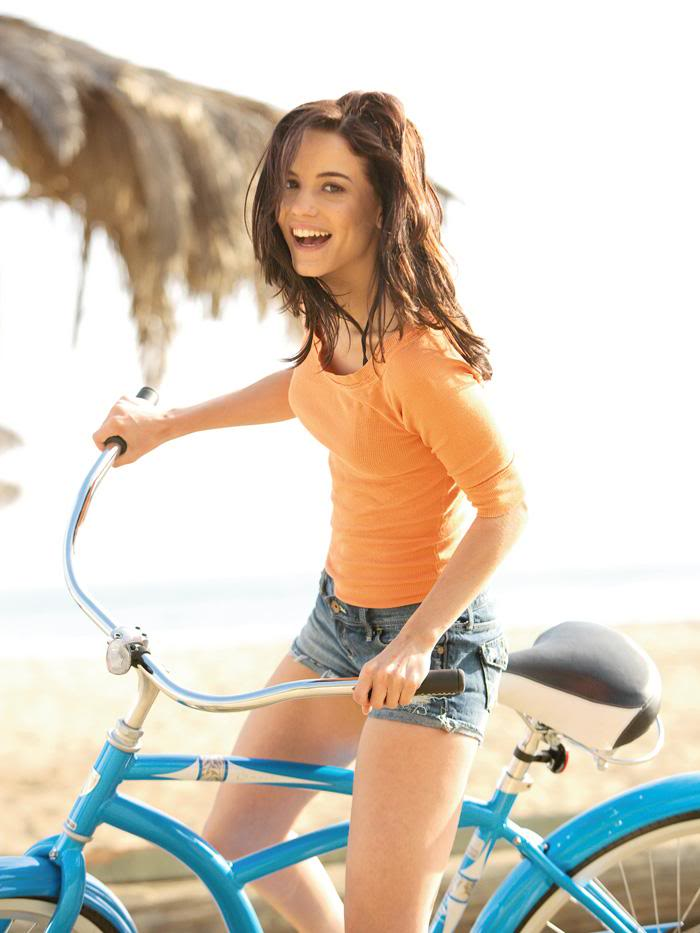
%> input picture img/bike.jpg, 700 x 933 px
$ octave --eval "result = Harris(imread('img/bike.jpg'));"   (GNU Octave 9; MATLAB toolbox functions it lacks are replaced by stand-ins)
%> lines starting %> are read from the running program, lines starting %| are printed output that depends on the picture
### PrepImage.m
function [ img_g ] = PrepImage( img )
%PrepImage Helper Function to convert to gray double image
%%% Julian Anthony Brackins   %%%
%%% CSC 514 - Computer Vision %%%
%%% Project 1                 %%%

    %img = imresize( img, 0.8 );
    img_g = rgb2gray( img );
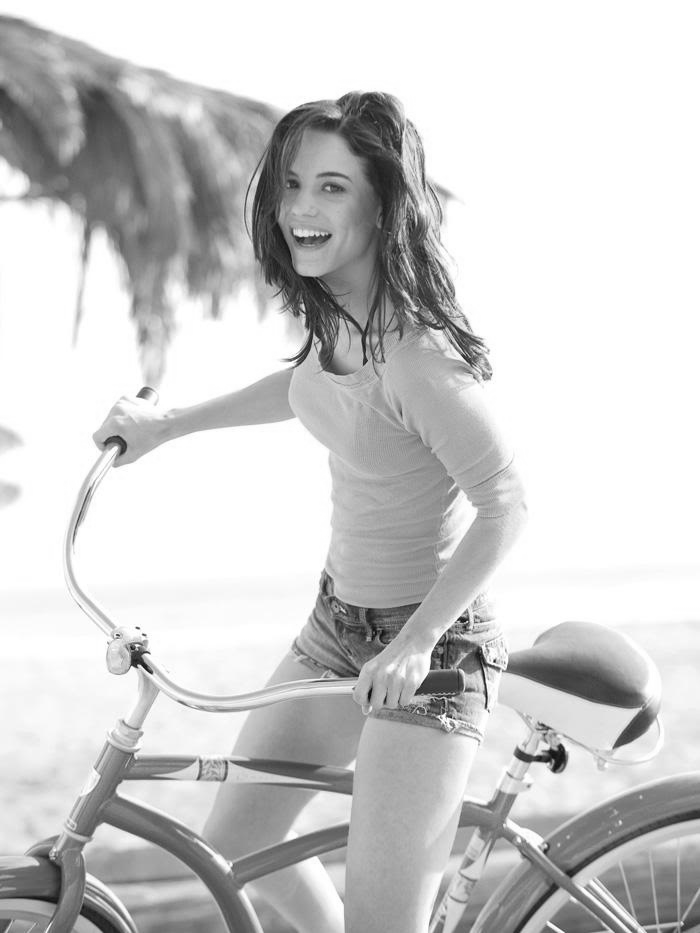
%> img_g: size 933x700 uint8; min 9, max 255, mean 204.6
    img_g = double( img_g );
%> img_g: size 933x700 double

end

### ExtraFilter.m
function [ r2, c2 ] = ExtraFilter( r,c, image )
%ExtraFilter Filter out accidental corners on edge of image.
%%% Julian Anthony Brackins   %%%
%%% CSC 514 - Computer Vision %%%
%%% Project 1                 %%%
    [lengthR, none] = size(r);
    [lengthC, none] = size(c);

    image = rgb2gray( image );
    image = double( image );
    [ maxX, maxY ] = size(image);

    delta = 25;

    %Mark all "bad points" as -1
    for i = 1: lengthR
        if r(i) < delta || r(i) > maxX - delta || ...
           c(i) < delta || c(i) > maxY - delta
            r(i) = -1;
            c(i) = -1;
        end

    end


    %Strip out all values with -1
    r2 = r(r~=-1);
    c2 = c(c~=-1);

end

### GetKernel.m
function [ Gx, Gy ] = GetKernel( kType )
%GetKernel Generate a common kernel type
%%% Julian Anthony Brackins   %%%
%%% CSC 514 - Computer Vision %%%
%%% Project 1                 %%%

    %Ensure first arg is always caps
    kType = upper(kType);

    if strcmp( kType, 'ROBERTS')
        %ROBERTS:
        Gx = [  0  1  ;
               -1  0 ];
        Gy = [  1  0  ;
                0 -1 ];

    else
        %HANDLE THE OTHERS
        if strcmp( kType, 'PREWITT')
            %PREWITT:
            p = 3;

        elseif strcmp( kType, 'SOBEL')
            %SOBEL:
            p = 4;

        elseif strcmp( kType, 'ISOTROPIC')
            %ISOTROPIC:
            p = 2 + sqrt(2);
        end
        %Gradient Kernel Family used for Prewitt, Sobel, Iso:
        GradKernX = [   -1    0    1   ;
                        2-p   0   p-2  ;
                        -1    0    1  ];

        GradKernY = [   -1   2-p  -1   ;
                         0    0    0   ;
                         1   p-2   1  ];


        %Apply finite difference kernels
        Gx = (1/p) * GradKernX;
        Gy = (1/p) * GradKernY;

    end
end

### Harris.m
function [ points, Ix, Iy ] = Harris( image, threshold )
%Harris Harris Algorithm for detecting image corners:
%%% Julian Anthony Brackins   %%%
%%% CSC 514 - Computer Vision %%%
%%% Project 1                 %%%
% Algorithm
%   1. Compute Ix and Iy by convolving the original
%        image with a derivative
%   2. Compute the three images corresponding to
%       Ix^2, Iy^2, and Ix Iy
%   3. Convolve each of these images with a larger
%       Gaussian
%   4. Compute the corner strength according to one
%       of the corner strength functions
%   5. Find the maxima above a threshold and report
%       as detected features
%   6. (optionally) apply non-maximum suppression to
%       ensure feature is a local maxima

    if nargin < 2
        %If threshold is too high, sometimes breaks, keep that in mind i
        %gguess
         threshold = 500;
    end
    %Kernel Type
    kType = 'SOBEL';

    %Gaussian Variables
    hsize = 5;
    sigma = 5;

    gray = PrepImage( image );
    %Verify Step 1
    %ShowImage( image, 'Original Image' );

    %Build Gaussian
    gauss = fspecial('gaussian', hsize, sigma);

    %Get Kernels
    [ kernX, kernY ] = GetKernel( kType );

    %Compute Image derivatives Ix and Iy by convolving original image
    Ix = conv2( gray, kernX, 'same' );
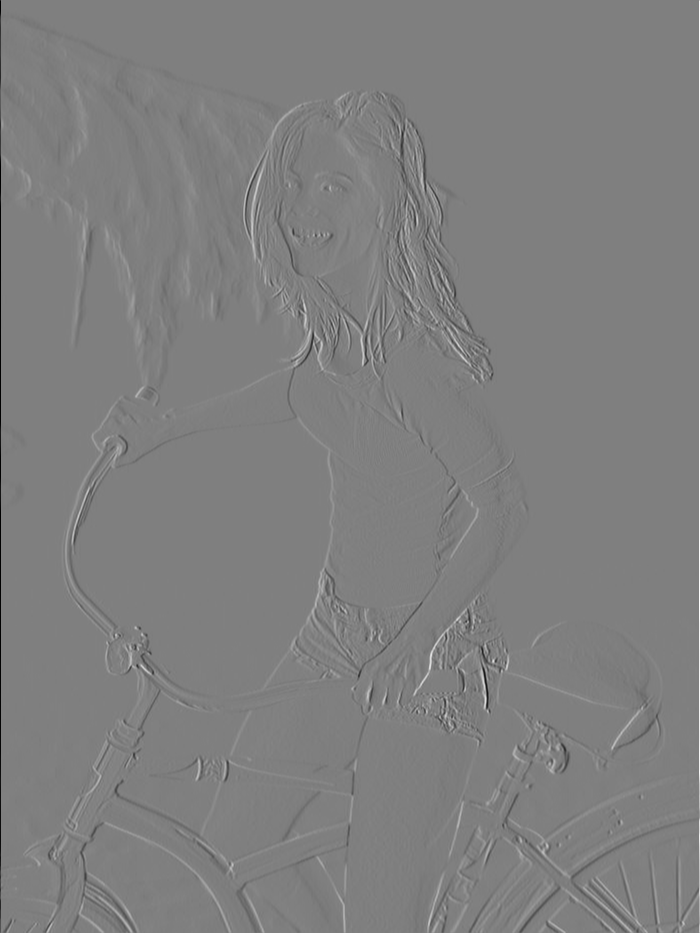
%> Ix: size 933x700 double; min -255, max 255, mean 0; drawn with min black and max white
    Iy = conv2( gray, kernY, 'same' );
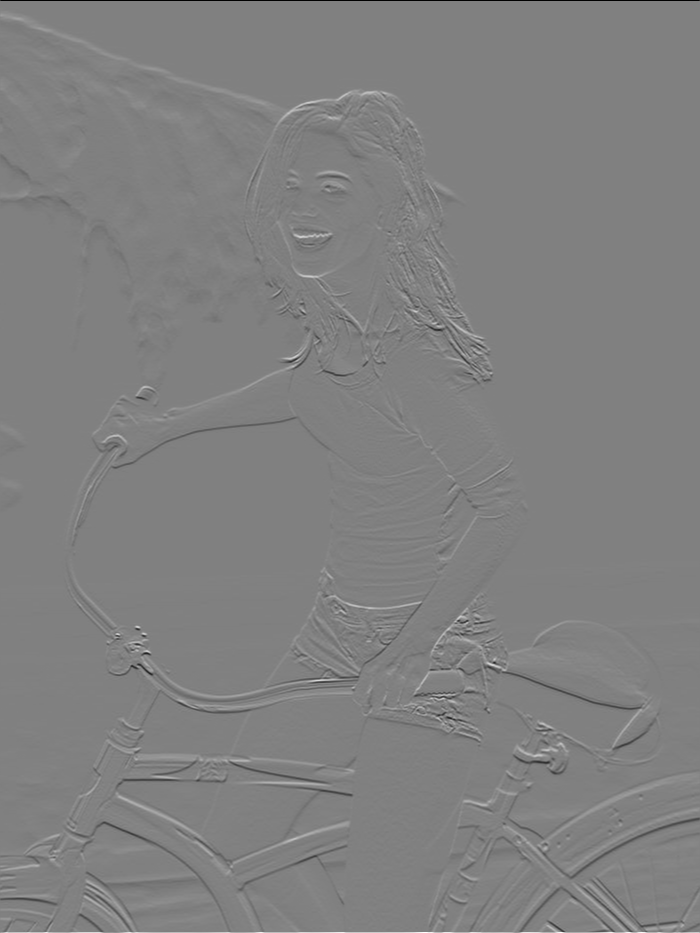
%> Iy: size 933x700 double; min -255, max 251, mean 0.1; drawn with min black and max white

    %Verify Step 2
    %ShowImage( Ix, 'Ix' );
    %ShowImage( Iy, 'Iy' );

    %Compute the three images corresponding to Ix^2, Iy^2, and Ix Iy
    Ix2 = Ix.*Ix;
    Iy2 = Iy.*Iy;
    Ixy = Ix.*Iy;

    %Verify Step 3
    %ShowImage( Ix2, 'Ix squared' );
    %ShowImage( Iy2, 'Iy squared' );
    %ShowImage( Ixy, 'Ix * Iy' );

    %Gauss Filter Ix2, Iy2, Ixy
    FIx2 = conv2( Ix2, gauss, 'same' );
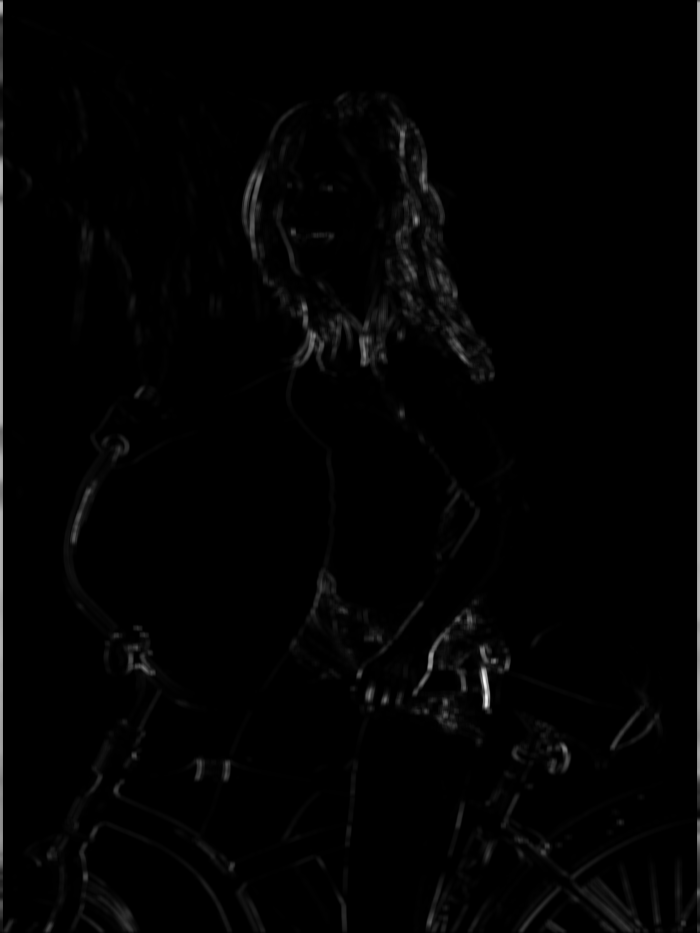
%> FIx2: size 933x700 double; min 0, max 19249.7, mean 266; drawn with min black and max white
    FIy2 = conv2( Iy2, gauss, 'same' );
    FIxy = conv2( Ixy, gauss, 'same' );
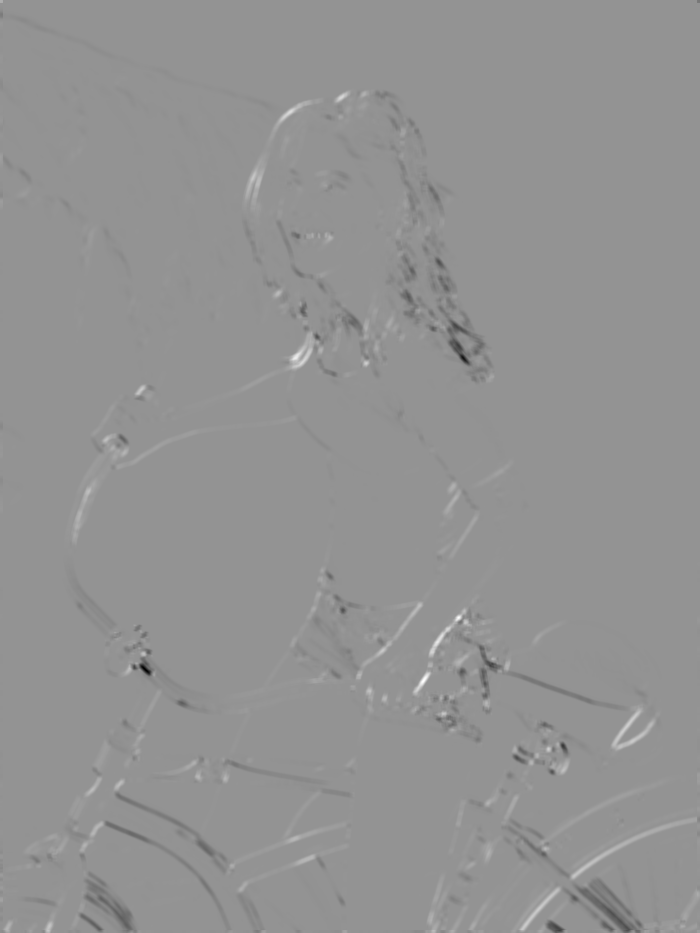
%> FIxy: size 933x700 double; min -8090.9, max 5915.4, mean -14.5; drawn with min black and max white

    % [8 lines of commented-out code are left out]
    detH = FIx2.*FIy2 - FIxy.*FIxy;
    traceH = FIx2+FIy2;
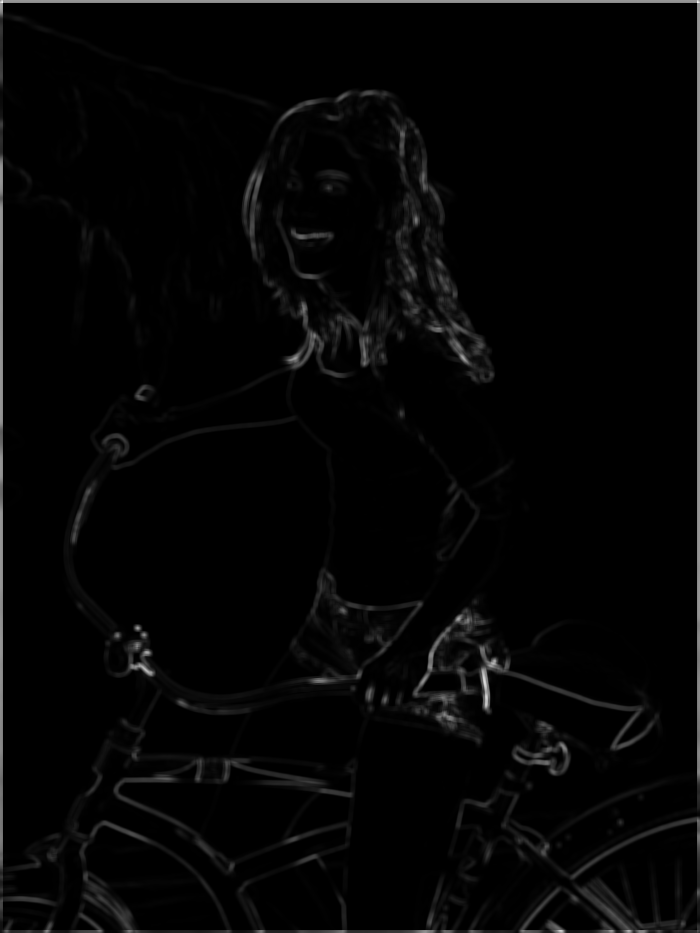
%> traceH: size 933x700 double; min 0, max 22877.6, mean 480.3; drawn with min black and max white
    corners = detH ./ traceH;

    %Verify Step 5
    %ShowImage( corners, 'Corner Strength' );


    %Design Filter
    %local maximum in at least a 3x3 neighborhood.
    maxval = ordfilt2(corners, 25, ones(5,5));

    %Find all corners
    maxlist = (corners == maxval) & (corners > threshold);
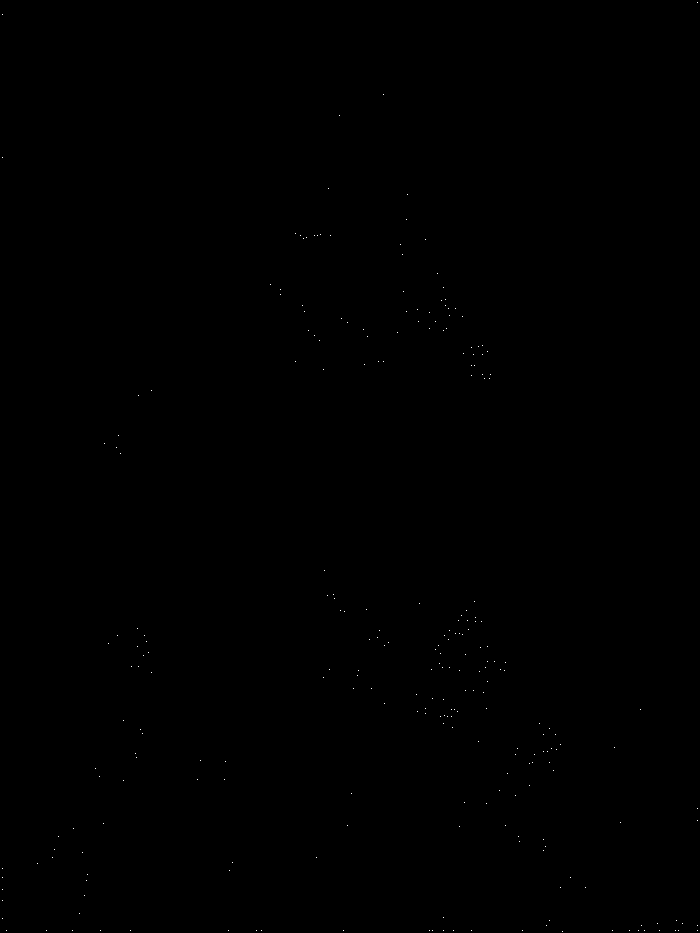
%> maxlist: size 933x700 logical; 0.04% white in thin lines or dots

    %Find all points that satisfy the filter
    [r, c] = find(maxlist);
%> r = 262 values from 3 to 932; c = 262 values from 3 to 698
    %detH = ( Ix2.*Iy2 ) - ( Ixy.*Ixy );

    %Get rid of false positives generated around edge of image....
    [r2, c2] = ExtraFilter( r, c, image);
%> in ExtraFilter, `[lengthR, none] = size(r);`: lengthR = 262; none = 1
%> in ExtraFilter, `[lengthC, none] = size(c);`: lengthC = 262
%> after the loop in ExtraFilter, `for i = 1: lengthR`: c = 262 values, max 641 at index 249, min -1 at index 1, mean 318.3; r = 262 values, max 896 at index 18, min -1 at index 1, mean 489
%> in ExtraFilter, `r2 = r(r~=-1);`: r2 = 219 values, max 896 at index 7, min 95 at index 87, mean 585.2
%> in ExtraFilter, `c2 = c(c~=-1);`: c2 = 219 values from 38 to 641
%> c2 = 219 values from 38 to 641
    points = [r2,c2];
%> points = 219 rows, first 12: [864 38; 858 53; 850 55; 837 59; 829 74; 853 83; 896 85; 881 87; 875 88; 769 96; 777 100; 824 104]
%> `result = Harris(imread('img/bike.jpg'));`: result has the same summary as points in Harris

end
